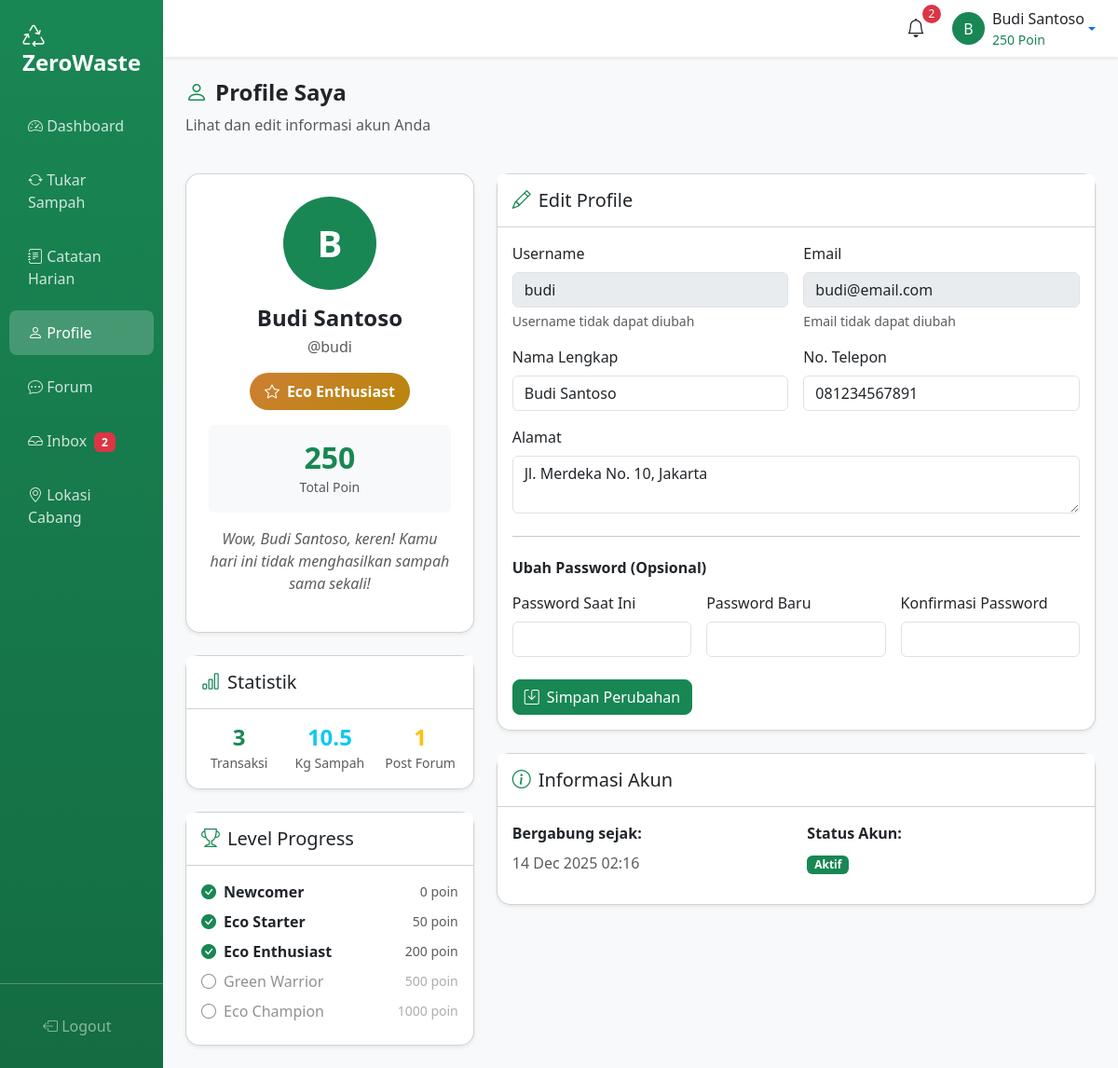
The app's page /user/profile.php (signed in) with its own data.
### tables this page shows
CREATE TABLE `users` (
  `id` int(11) NOT NULL AUTO_INCREMENT,
  `username` varchar(50) NOT NULL,
  `email` varchar(100) NOT NULL,
  `password` varchar(255) NOT NULL,
  `full_name` varchar(100) NOT NULL,
  `phone` varchar(20) DEFAULT NULL,
  `address` text DEFAULT NULL,
  `points` int(11) DEFAULT 0,
  `role` varchar(20) DEFAULT 'user',
  `is_active` tinyint(1) DEFAULT 1,
  `is_forum_blocked` tinyint(1) DEFAULT 0,
  `created_at` datetime DEFAULT CURRENT_TIMESTAMP,
  `updated_at` datetime DEFAULT CURRENT_TIMESTAMP ON UPDATE CURRENT_TIMESTAMP,
  PRIMARY KEY (`id`),
  UNIQUE KEY `username` (`username`),
  UNIQUE KEY `email` (`email`)
);

### config/functions.php (called while the page is built, shortened)
<?php
function sanitize($data) {
    return htmlspecialchars(trim($data), ENT_QUOTES, 'UTF-8');
}
function getUserById($id) {
    $db = getDB();
    $stmt = $db->prepare("SELECT * FROM users WHERE id = ?");
    $stmt->execute([$id]);
    return $stmt->fetch();
}
function getBadge($points) {
    if ($points >= 200) return ['name' => 'Eco Enthusiast', 'color' => 'bronze', 'icon' => 'star'];
    return ['name' => 'Newcomer', 'color' => 'gray', 'icon' => 'seedling'];
}
function getMotivationalMessage($name, $todayWaste = 0) {
    $messages = [
        "Wow, $name, keren! Kamu sudah berkontribusi untuk bumi yang lebih hijau!",
        "Hebat, $name! Setiap langkah kecilmu sangat berarti!",
        "Luar biasa, $name! Terus jaga semangat eco-friendly-mu!",
        "$name, kamu adalah pahlawan lingkungan!",
        "Terima kasih $name, bumi tersenyum karena aksimu!"
    ];
    if ($todayWaste == 0) {
        return "Wow, $name, keren! Kamu hari ini tidak menghasilkan sampah sama sekali!";
    }
    return $messages[array_rand($messages)];
}
function formatDateTime($datetime) {
    return date('d M Y H:i', strtotime($datetime));
}
?>

### user/profile.php (the view, shortened to what this page needs)
<?php
require_once '../config/database.php';
require_once '../config/functions.php';
$userId = $_SESSION['user_id'];
$user = getUserById($userId);
$badge = getBadge($user['points'] ?? 0);
$motivation = getMotivationalMessage($user['full_name'] ?? 'User');
$stmt = $pdo->prepare("SELECT COUNT(*) as count, SUM(quantity) as total FROM waste_exchanges WHERE user_id = ? AND status = 'approved'");
$stmt->execute([$userId]);
$wasteStats = $stmt->fetch();
$stmt = $pdo->prepare("SELECT COUNT(*) as count FROM forum_posts WHERE user_id = ? AND is_deleted = 0");
$stmt->execute([$userId]);
$forumStats = $stmt->fetch();
?>
<!DOCTYPE html>
<html lang="id">
<head>
    <link href="https://cdn.jsdelivr.net/npm/bootstrap@5.3.2/dist/css/bootstrap.min.css" rel="stylesheet">
    <link href="https://cdn.jsdelivr.net/npm/bootstrap-icons@1.11.1/font/bootstrap-icons.css" rel="stylesheet">
    <link href="../assets/css/style.css" rel="stylesheet">
</head>
<body>
    <div class="d-flex">
        <?php include 'includes/sidebar.php'; ?>
        <div class="main-content flex-grow-1">
            <?php include 'includes/topbar.php'; ?>
            <div class="container-fluid p-4">
                <div class="row mb-4">
                    <div class="col-12">
                        <h4 class="fw-bold"><i class="bi bi-person me-2 text-success"></i>Profile Saya</h4>
                        <p class="text-muted">Lihat dan edit informasi akun Anda</p>
                    </div>
                </div>
                <div class="row g-4">
                    <div class="col-lg-4">
                        <div class="card shadow-sm text-center">
                            <div class="card-body p-4">
                                <div class="avatar-circle bg-success mx-auto mb-3">
                                    <?= strtoupper(substr($user['full_name'], 0, 1)) ?>
                                </div>
                                <h4 class="fw-bold mb-1"><?= sanitize($user['full_name']) ?></h4>
                                <p class="text-muted mb-3">@<?= sanitize($user['username']) ?></p>
                                <div class="mb-3">
                                    <span class="badge-level badge-<?= $badge['color'] ?>">
                                        <i class="bi bi-<?= $badge['icon'] ?> me-2"></i>
                                        <?= $badge['name'] ?>
                                    </span>
                                </div>
                                <div class="bg-light rounded p-3 mb-3">
                                    <h2 class="fw-bold text-success mb-0"><?= number_format($user['points']) ?></h2>
                                    <small class="text-muted">Total Poin</small>
                                </div>
                                <p class="text-muted fst-italic"><?= $motivation ?></p>
                            </div>
                        </div>
                        <div class="card shadow-sm mt-4">
                            <div class="card-header bg-white py-3">
                                <h5 class="mb-0"><i class="bi bi-bar-chart me-2 text-success"></i>Statistik</h5>
                            </div>
                            <div class="card-body">
                                <div class="row g-3 text-center">
                                    <div class="col-4">
                                        <h4 class="fw-bold text-success mb-0"><?= $wasteStats['count'] ?? 0 ?></h4>
                                        <small class="text-muted">Transaksi</small>
                                    </div>
                                    <div class="col-4">
                                        <h4 class="fw-bold text-info mb-0"><?= number_format($wasteStats['total'] ?? 0, 1) ?></h4>
                                        <small class="text-muted">Kg Sampah</small>
                                    </div>
                                    <div class="col-4">
                                        <h4 class="fw-bold text-warning mb-0"><?= $forumStats['count'] ?? 0 ?></h4>
                                        <small class="text-muted">Post Forum</small>
                                    </div>
                                </div>
                            </div>
                        </div>
                        <div class="card shadow-sm mt-4">
                            <div class="card-header bg-white py-3">
                                <h5 class="mb-0"><i class="bi bi-trophy me-2 text-success"></i>Level Progress</h5>
                            </div>
                            <div class="card-body">
                                <?php
                                $levels = [
                                    ['name' => 'Newcomer', 'min' => 0, 'color' => 'gray'],
                                    ['name' => 'Eco Starter', 'min' => 50, 'color' => 'green'],
                                    ['name' => 'Eco Enthusiast', 'min' => 200, 'color' => 'bronze'],
                                    ['name' => 'Green Warrior', 'min' => 500, 'color' => 'silver'],
                                    ['name' => 'Eco Champion', 'min' => 1000, 'color' => 'gold'],
                                ];
                                foreach ($levels as $level):
                                    $achieved = $user['points'] >= $level['min'];
                                ?>
                                <div class="d-flex align-items-center mb-2 <?= !$achieved ? 'opacity-50' : '' ?>">
                                    <i class="bi bi-<?= $achieved ? 'check-circle-fill text-success' : 'circle' ?> me-2"></i>
                                    <span class="<?= $achieved ? 'fw-bold' : '' ?>"><?= $level['name'] ?></span>
                                    <small class="ms-auto text-muted"><?= $level['min'] ?> poin</small>
                                </div>
                                <?php endforeach; ?>
                            </div>
                        </div>
                    </div>
                    <div class="col-lg-8">
                        <div class="card shadow-sm">
                            <div class="card-header bg-white py-3">
                                <h5 class="mb-0"><i class="bi bi-pencil me-2 text-success"></i>Edit Profile</h5>
                            </div>
                            <div class="card-body">
                                <form method="POST">
                                    <div class="row g-3 mb-4">
                                        <div class="col-md-6">
                                            <label for="username" class="form-label">Username</label>
                                            <input type="text" class="form-control" id="username" value="<?= sanitize($user['username']) ?>" disabled>
                                            <div class="form-text">Username tidak dapat diubah</div>
                                        </div>
                                        <div class="col-md-6">
                                            <label for="email" class="form-label">Email</label>
                                            <input type="email" class="form-control" id="email" value="<?= sanitize($user['email']) ?>" disabled>
                                            <div class="form-text">Email tidak dapat diubah</div>
                                        </div>
                                        <div class="col-md-6">
                                            <label for="full_name" class="form-label">Nama Lengkap</label>
                                            <input type="text" class="form-control" id="full_name" name="full_name" value="<?= sanitize($user['full_name']) ?>" required>
                                        </div>
                                        <div class="col-md-6">
                                            <label for="phone" class="form-label">No. Telepon</label>
                                            <input type="text" class="form-control" id="phone" name="phone" value="<?= sanitize($user['phone']) ?>">
                                        </div>
                                        <div class="col-12">
                                            <label for="address" class="form-label">Alamat</label>
                                            <textarea class="form-control" id="address" name="address" rows="2"><?= sanitize($user['address']) ?></textarea>
                                        </div>
                                    </div>
                                    <hr class="my-4">
                                    <h6 class="fw-bold mb-3">Ubah Password (Opsional)</h6>
                                    <div class="row g-3 mb-4">
                                        <div class="col-md-4">
                                            <label for="current_password" class="form-label">Password Saat Ini</label>
                                            <input type="password" class="form-control" id="current_password" name="current_password">
                                        </div>
                                        <div class="col-md-4">
                                            <label for="new_password" class="form-label">Password Baru</label>
                                            <input type="password" class="form-control" id="new_password" name="new_password">
                                        </div>
                                        <div class="col-md-4">
                                            <label for="confirm_password" class="form-label">Konfirmasi Password</label>
                                            <input type="password" class="form-control" id="confirm_password" name="confirm_password">
                                        </div>
                                    </div>
                                    <button type="submit" class="btn btn-success">
                                        <i class="bi bi-save me-2"></i>Simpan Perubahan
                                    </button>
                                </form>
                            </div>
                        </div>
                        <div class="card shadow-sm mt-4">
                            <div class="card-header bg-white py-3">
                                <h5 class="mb-0"><i class="bi bi-info-circle me-2 text-success"></i>Informasi Akun</h5>
                            </div>
                            <div class="card-body">
                                <div class="row">
                                    <div class="col-md-6">
                                        <p class="mb-2"><strong>Bergabung sejak:</strong></p>
                                        <p class="text-muted"><?= formatDateTime($user['created_at']) ?></p>
                                    </div>
                                    <div class="col-md-6">
                                        <p class="mb-2"><strong>Status Akun:</strong></p>
                                        <p><span class="badge bg-success">Aktif</span></p>
                                    </div>
                                </div>
                            </div>
                        </div>
                    </div>
                </div>
            </div>
        </div>
    </div>
</body>
</html>

### assets/css/style.css (style rules this page uses)
:root { --primary-green: #198754; --light-green: #d1e7dd; --dark-green: #146c43; }
body { font-family: 'Segoe UI', Tahoma, Geneva, Verdana, sans-serif; }
.card { border-radius: 15px; transition: transform 0.2s, box-shadow 0.2s; }
.btn { border-radius: 8px; }
.btn-success { background-color: var(--primary-green); border-color: var(--primary-green); }
.main-content { background-color: #f8f9fa; min-height: 100vh; }
.badge-level { display: inline-flex; align-items: center; padding: 8px 16px; border-radius: 50px; font-weight: 600; }
.badge-bronze { background: linear-gradient(135deg, #CD7F32, #B8860B); color: #fff; }
.avatar-circle { width: 100px; height: 100px; border-radius: 50%; display: flex; align-items: center; justify-content: center; font-size: 2.5rem; font-weight: bold; color: #fff; }

### records on screen
users: full_name "B", full_name "Budi Santoso", username "budi", points "Eco Enthusiast", points "250", full_name "Wow, Budi Santoso, keren! Kamu hari ini tidak menghasilkan sampah sama sekali!", email "budi@email.com", phone "081234567891", address "Jl. Merdeka No. 10, Jakarta", created_at "14 Dec 2025 02:16"

### other values on screen
$count "2"
$unreadCount "2"
substr($_SESSION['full_name'], 0, 1) "B"
$_SESSION['full_name'] "Budi Santoso"
$_SESSION['points'] "250"
$wasteStats['count'] "3"
$wasteStats['total'] "10.5"
$forumStats['count'] "1"
$level['name'] "Newcomer"
$level['min'] "0"
$level['name'] "Eco Starter"
$level['min'] "50"
$level['name'] "Eco Enthusiast"
$level['min'] "200"
$level['name'] "Green Warrior"
